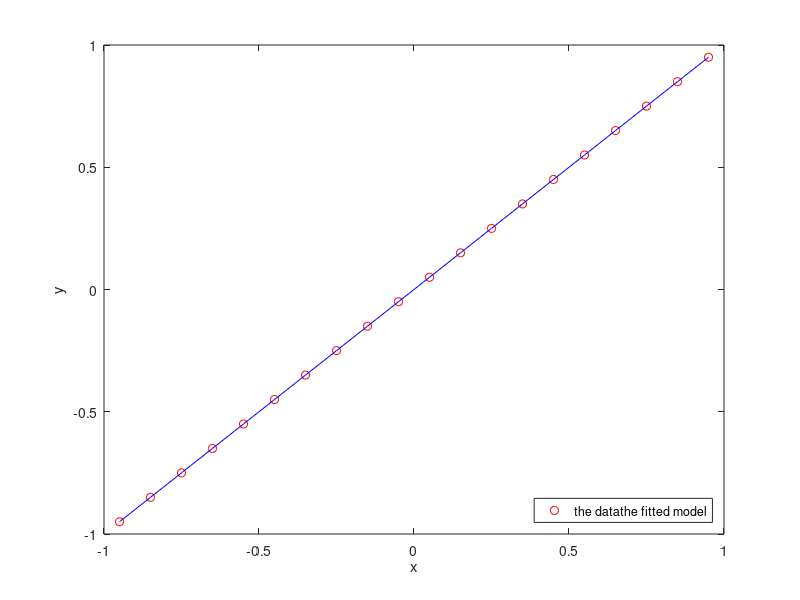
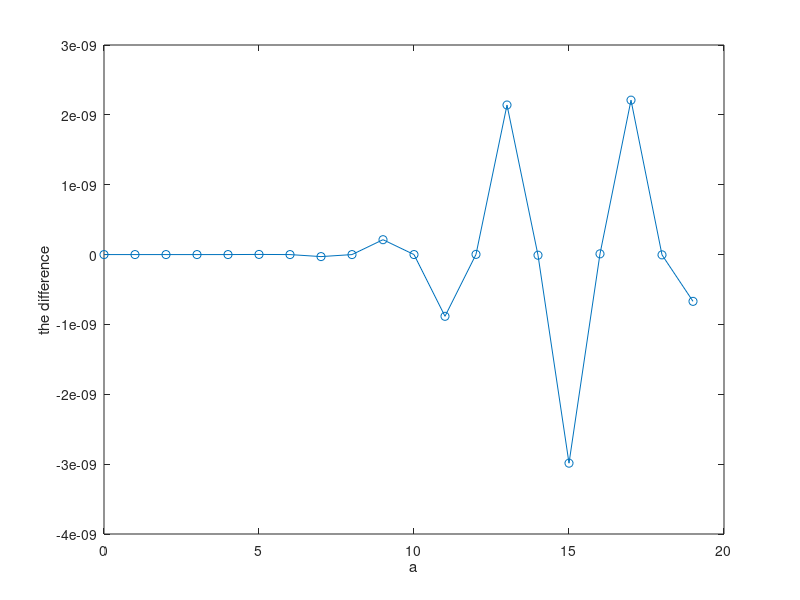

Reproduce these figures in MATLAB, in order. (Note: this script raises an error after producing the figures.)
clear;clc;close all;

x = (-0.95:0.1:0.95)';
y = x;

G = zeros(20,20);
for i=1:20
   G(:, i) = x.^(i-1);
end

m = G \ y;

m_true = zeros(20, 1);
m_true(2) = 1;

y_pre = G*m;

figure(1)
plot(x, y, "ro")
hold on;
plot(x, y_pre, "-b")
xlabel("x")
ylabel("y")
legend(["the data", "the fitted model"], "Location", "southeast")

figure(2)

r = m - m_true;

a = 0:1:19;
plot(a, r, "-o")
xlabel("a")
ylabel("the difference")
fig2svg("hw3e52.svg")
